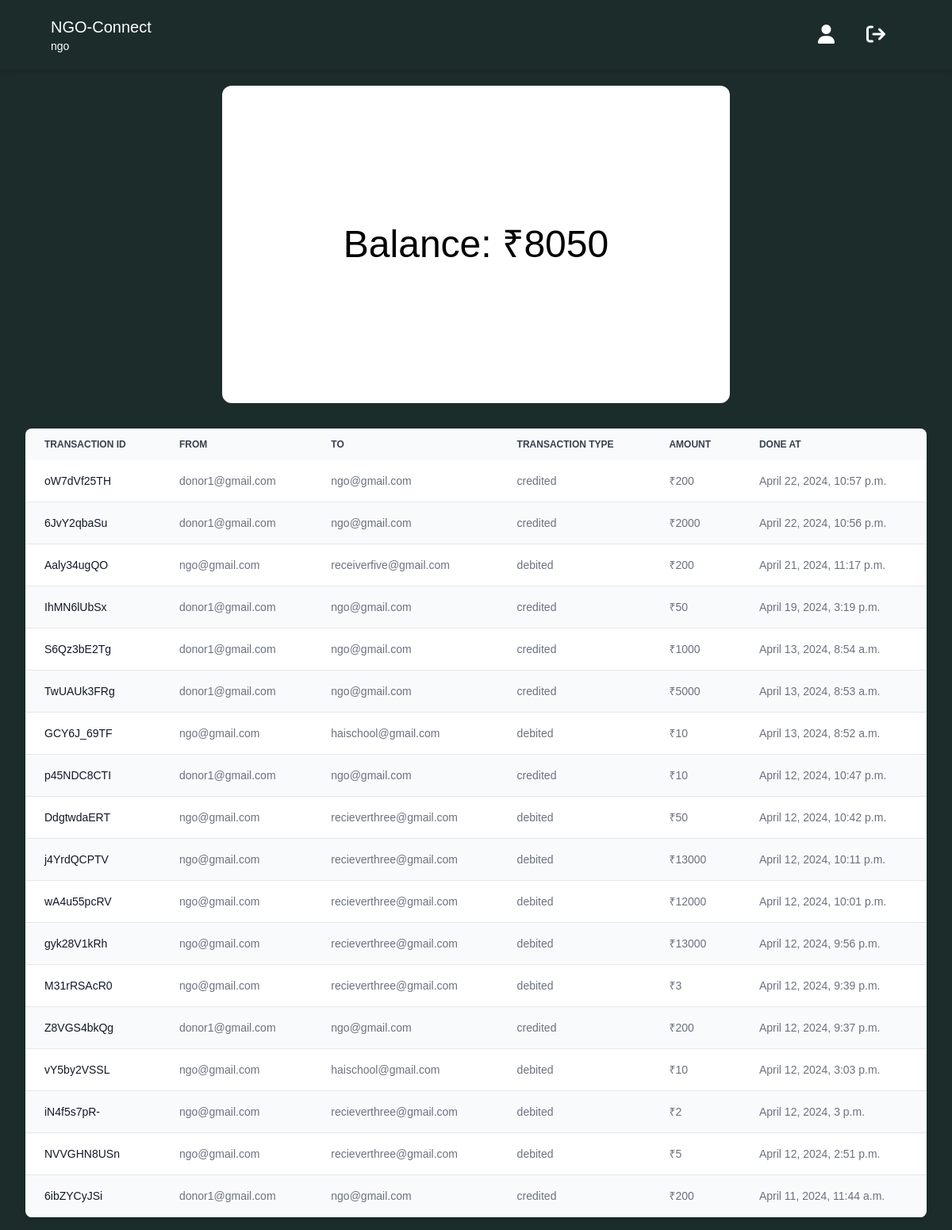
Screenshot of /ngo/ngo_balance_sheet (signed in) with the database file from the repository.
### ngo/models.py (models this page shows)
class NgoBank(models.Model):
    user = models.OneToOneField(User, on_delete=models.CASCADE)
    current_balance = models.IntegerField(null=True)

class NgoBankTransactions(models.Model):
    from_user = models.ForeignKey(User, on_delete=models.CASCADE, related_name='sent', null=True)
    to_user = models.ForeignKey(User, on_delete=models.CASCADE, related_name='received', null=True)
    amount = models.IntegerField(null=True)
    transaction_id = models.CharField(max_length=10, null=True)
    transaction_type = models.CharField(max_length=8, choices=(('credited', 'credited'), ('debited', 'debited')), null=True)
    done_at = models.DateTimeField(auto_now=True,blank=True, null=True)

### ngo/views.py (the view)
# urls.py: path('ngo_balance_sheet', views.ngo_balance_sheet, name="ngo_balance_sheet"),
def ngo_balance_sheet(request):
    profile=request.user
    try:
        bank = NgoBank.objects.get(user=request.user)
    except NgoBank.DoesNotExist:
        bank = NgoBank(user=request.user)
    transactions = NgoBankTransactions.objects.filter(
        Q(from_user=request.user) | Q(to_user=request.user)
    ).order_by('-done_at')
    context = {
        'user': profile,
        'bank': bank,
        'transactions': transactions,
    }
    return render(request, 'ngo_balance_sheet.html', context)

### ngo/templates/ngo_balance_sheet.html (shortened to what this page needs)
<!DOCTYPE html>
<html lang="en">
<head>
    <script src="https://cdn.tailwindcss.com"></script>
    <link rel="stylesheet" href="https://cdnjs.cloudflare.com/ajax/libs/font-awesome/6.1.1/css/all.min.css" />
</head>
<body style="font-family: sans-serif; background-color: #1C2C2A;" >
    <header
    class="lg:px-16 px-4 flex flex-wrap items-center py-4 shadow-md"
>
    <div class="flex-1 flex justify-between items-center">
      <a href="#" class="text-xl text-white">NGO-Connect <p class="text-sm">{{ user.first_name }}</p></a>
    </div>
    <div class="hidden lg:flex lg:items-center lg:w-auto w-full" id="menu">
        <nav>
            <ul class="lg:flex items-center justify-between text-base text-gray-700 pt-4 lg:pt-0">
                <li><a class="lg:p-4 py-3 rounded-md px-0 mx-1 block text-white" href="/ngo/ngo_profile_page"><i class="fa fa-user fa-xl" aria-hidden="true"></i></a></li>
                <li><a class="lg:p-4 py-3 rounded-md text-white px-0 mx-1 block" href="/logout"><i class="fa fa-sign-out fa-xl" aria-hidden="true"></i></a></li>
            </ul>
        </nav>
    </div>
</header>
<section class="m-1 flex justify-center items-center" id="balance">
    <div class="flex justify-center items-center text-center h-full w-full my-4 py-4 bg-white rounded-xl" style="height: 50vh; width: 80vh;">
        <h1 class="text-5xl">Balance: ₹{{bank.current_balance}}</h1>
    </div>
</section>
<section id="transactions" class="m-4 px-4">
    {% if transactions %}
    <div class="relative overflow-x-auto shadow-md sm:rounded-lg">
        <table class="w-full text-sm text-left rtl:text-right text-gray-500 dark:text-gray-400">
            <thead class="text-xs text-gray-700 uppercase bg-gray-50 dark:bg-gray-700 dark:text-gray-400">
                <tr>
                    <th scope="col" class="px-6 py-3">
                        Transaction Id
                    </th>
                    <th scope="col" class="px-6 py-3">
                        From
                    </th>
                    <th scope="col" class="px-6 py-3">
                        To
                    </th>
                    <th scope="col" class="px-6 py-3">
                        Transaction Type
                    </th>
                    <th scope="col" class="px-6 py-3">
                        Amount
                    </th>
                    <th scope="col" class="px-6 py-3">
                        Done At
                    </th>
                </tr>
            </thead>
            <tbody>
                {% for i in transactions %}
                <tr class="odd:bg-white odd:dark:bg-gray-900 even:bg-gray-50 even:dark:bg-gray-800 border-b dark:border-gray-700">
                    <th scope="row" class="px-6 py-4 font-medium text-gray-900 whitespace-nowrap dark:text-white">
                        {{ i.transaction_id }}
                    </th>
                    <td class="px-6 py-4">
                        {{ i.from_user }}
                    </td>
                    <td class="px-6 py-4">
                        {{ i.to_user }}
                    </td>
                    <td class="px-6 py-4">
                        {{ i.transaction_type }}
                    </td>
                    <td class="px-6 py-4">
                        ₹{{ i.amount }}
                    </td>
                    <td class="px-6 py-4">
                        {{ i.done_at }}
                    </td>
                </tr>
                {% endfor %}
            </tbody>
        </table>
    </div>
    {% endif %}
</section>
</body>
</html>

### rows the page displays
NgoBank: current_balance "8050"
NgoBankTransactions: transaction_id "oW7dVf25TH", from_user "donor1@gmail.com", to_user "ngo@gmail.com", transaction_type "credited", amount "200", done_at "April 22, 2024, 10:57 p.m."
NgoBankTransactions: transaction_id "6JvY2qbaSu", from_user "donor1@gmail.com", to_user "ngo@gmail.com", transaction_type "credited", amount "2000", done_at "April 22, 2024, 10:56 p.m."
NgoBankTransactions: transaction_id "Aaly34ugQO", from_user "ngo@gmail.com", to_user "receiverfive@gmail.com", transaction_type "debited", amount "200", done_at "April 21, 2024, 11:17 p.m."
NgoBankTransactions: transaction_id "IhMN6lUbSx", from_user "donor1@gmail.com", to_user "ngo@gmail.com", transaction_type "credited", amount "50", done_at "April 19, 2024, 3:19 p.m."
NgoBankTransactions: transaction_id "S6Qz3bE2Tg", from_user "donor1@gmail.com", to_user "ngo@gmail.com", transaction_type "credited", amount "1000", done_at "April 13, 2024, 8:54 a.m."
NgoBankTransactions: transaction_id "TwUAUk3FRg", from_user "donor1@gmail.com", to_user "ngo@gmail.com", transaction_type "credited", amount "5000", done_at "April 13, 2024, 8:53 a.m."
NgoBankTransactions: transaction_id "GCY6J_69TF", from_user "ngo@gmail.com", to_user "haischool@gmail.com", transaction_type "debited", amount "10", done_at "April 13, 2024, 8:52 a.m."
NgoBankTransactions: transaction_id "p45NDC8CTI", from_user "donor1@gmail.com", to_user "ngo@gmail.com", transaction_type "credited", amount "10", done_at "April 12, 2024, 10:47 p.m."
NgoBankTransactions: transaction_id "DdgtwdaERT", from_user "ngo@gmail.com", to_user "recieverthree@gmail.com", transaction_type "debited", amount "50", done_at "April 12, 2024, 10:42 p.m."
NgoBankTransactions: transaction_id "j4YrdQCPTV", from_user "ngo@gmail.com", to_user "recieverthree@gmail.com", transaction_type "debited", amount "13000", done_at "April 12, 2024, 10:11 p.m."
NgoBankTransactions: transaction_id "wA4u55pcRV", from_user "ngo@gmail.com", to_user "recieverthree@gmail.com", transaction_type "debited", amount "12000", done_at "April 12, 2024, 10:01 p.m."
NgoBankTransactions: transaction_id "gyk28V1kRh", from_user "ngo@gmail.com", to_user "recieverthree@gmail.com", transaction_type "debited", amount "13000", done_at "April 12, 2024, 9:56 p.m."
NgoBankTransactions: transaction_id "M31rRSAcR0", from_user "ngo@gmail.com", to_user "recieverthree@gmail.com", transaction_type "debited", amount "3", done_at "April 12, 2024, 9:39 p.m."
NgoBankTransactions: transaction_id "Z8VGS4bkQg", from_user "donor1@gmail.com", to_user "ngo@gmail.com", transaction_type "credited", amount "200", done_at "April 12, 2024, 9:37 p.m."
NgoBankTransactions: transaction_id "vY5by2VSSL", from_user "ngo@gmail.com", to_user "haischool@gmail.com", transaction_type "debited", amount "10", done_at "April 12, 2024, 3:03 p.m."
NgoBankTransactions: transaction_id "iN4f5s7pR-", from_user "ngo@gmail.com", to_user "recieverthree@gmail.com", transaction_type "debited", amount "2", done_at "April 12, 2024, 3 p.m."
NgoBankTransactions: transaction_id "NVVGHN8USn", from_user "ngo@gmail.com", to_user "recieverthree@gmail.com", transaction_type "debited", amount "5", done_at "April 12, 2024, 2:51 p.m."
NgoBankTransactions: transaction_id "6ibZYCyJSi", from_user "donor1@gmail.com", to_user "ngo@gmail.com", transaction_type "credited", amount "200", done_at "April 11, 2024, 11:44 a.m."

### other values shown
{{ user.first_name }} "ngo"
